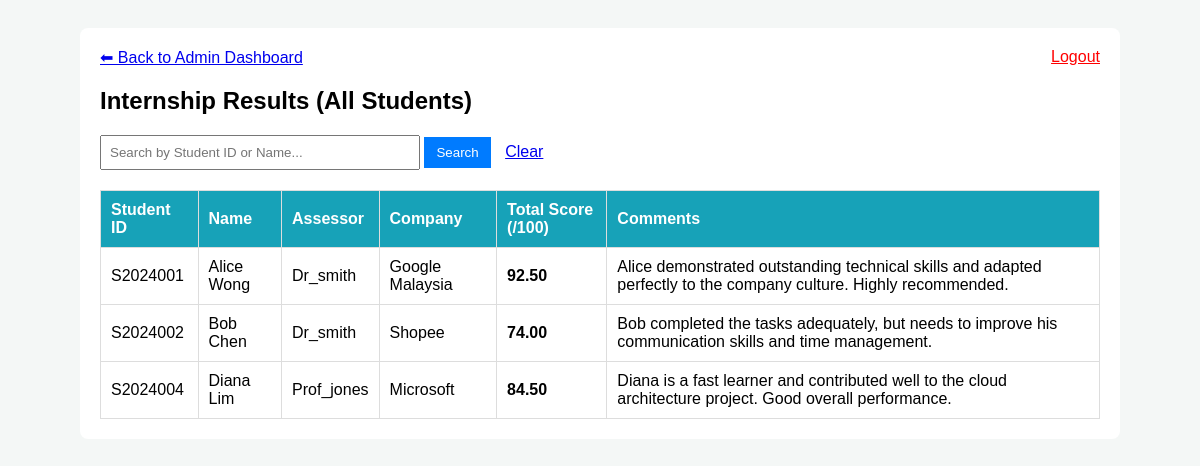
The app's page /view_results.php (signed in), older data.
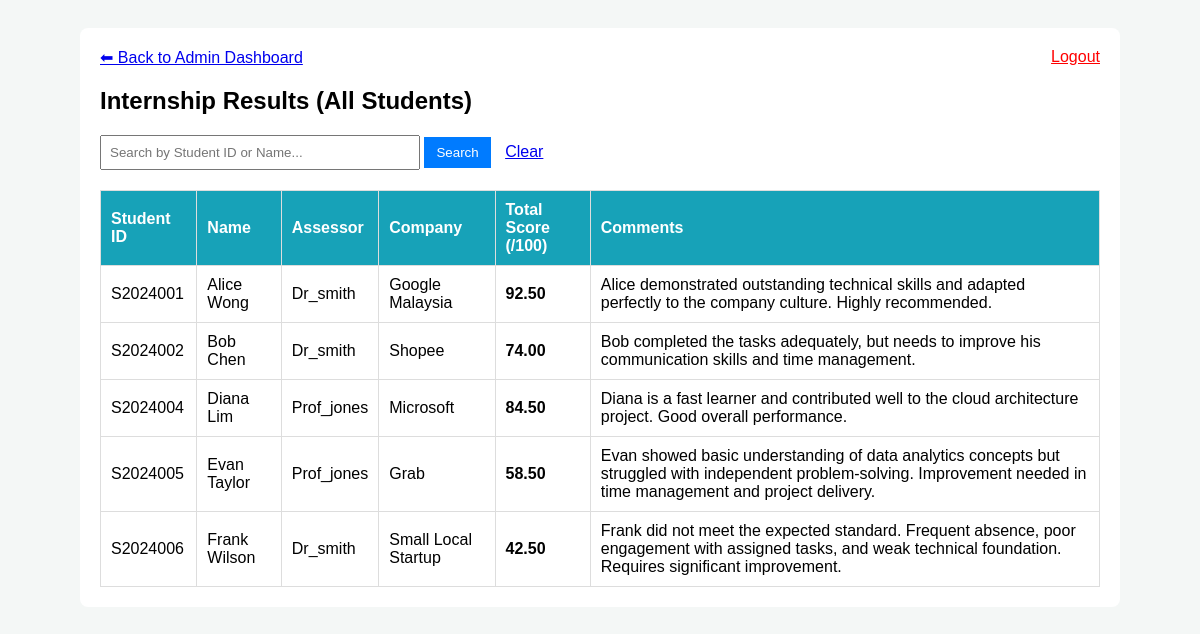
The same page, newer data.
### tables this page shows
CREATE TABLE `Assessments` (
  `assessment_id` int NOT NULL,
  `internship_id` int NOT NULL,
  `task_score` decimal(5,2) NOT NULL,
  `health_safety_score` decimal(5,2) NOT NULL,
  `connectivity_score` decimal(5,2) NOT NULL,
  `report_score` decimal(5,2) NOT NULL,
  `clarity_score` decimal(5,2) NOT NULL,
  `lifelong_score` decimal(5,2) NOT NULL,
  `project_mgmt_score` decimal(5,2) NOT NULL,
  `time_mgmt_score` decimal(5,2) NOT NULL,
  `total_score` decimal(5,2) NOT NULL,
  `qualitative_comments` text NOT NULL
);

CREATE TABLE `Students` (
  `student_id` varchar(20) NOT NULL,
  `student_name` varchar(100) NOT NULL,
  `programme` varchar(100) NOT NULL
);

CREATE TABLE `Users` (
  `user_id` int NOT NULL,
  `username` varchar(50) NOT NULL,
  `password` varchar(255) NOT NULL,
  `role` enum('Admin','Assessor') NOT NULL
);

CREATE TABLE `Internships` (
  `internship_id` int NOT NULL,
  `student_id` varchar(20) NOT NULL,
  `assessor_id` int NOT NULL,
  `company_name` varchar(150) NOT NULL,
  `other_details` text
);

### view_results.php (the view, shortened to what this page needs)
<?php
require_once 'Includes/db_connect.php';
$role = $_SESSION['role'];
$params = [];
$sql = "SELECT s.student_id, s.student_name, u.username as assessor_name, i.company_name, a.total_score, a.qualitative_comments
        FROM Assessments a
        JOIN Internships i ON a.internship_id = i.internship_id
        JOIN Students s ON i.student_id = s.student_id
        JOIN Users u ON i.assessor_id = u.user_id
        WHERE 1=1";
$stmt = $pdo->prepare($sql);
$stmt->execute($params);
$results = $stmt->fetchAll(PDO::FETCH_ASSOC);
?>
<!DOCTYPE html>
<html>
<head>
</head>
<body>
<div class="container">
    <div style="margin-bottom: 20px;">
        <?php if($role === 'Admin'): ?>
            <a href="Admin/manage_students.php">⬅ Back to Admin Dashboard</a>
        <?php else: ?>
            <a href="Assessor/evaluate_student.php">⬅ Back to Assessor Dashboard</a>
        <?php endif; ?>
        <a href="logout.php" style="color: red; float: right;">Logout</a>
    </div>
    <h2>Internship Results <?= $role === 'Assessor' ? '(Your Students)' : '(All Students)' ?></h2>
    <div class="search-box">
        <form method="GET" action="view_results.php">
            <input type="text" name="search" placeholder="Search by Student ID or Name..." value="<?= isset($_GET['search']) ? htmlspecialchars($_GET['search']) : '' ?>">
            <button type="submit">Search</button>
            <a href="view_results.php" style="margin-left:10px;">Clear</a>
        </form>
    </div>
    <table>
        <tr>
            <th>Student ID</th>
            <th>Name</th>
            <th>Assessor</th>
            <th>Company</th>
            <th>Total Score (/100)</th>
            <th>Comments</th>
        </tr>
        <?php if(count($results) > 0): ?>
            <?php foreach ($results as $row): ?>
            <tr>
                <td><?= htmlspecialchars($row['student_id']) ?></td>
                <td><?= htmlspecialchars($row['student_name']) ?></td>
                <td><?= htmlspecialchars($row['assessor_name']) ?></td>
                <td><?= htmlspecialchars($row['company_name']) ?></td>
                <td><strong><?= htmlspecialchars($row['total_score']) ?></strong></td>
                <td><?= htmlspecialchars($row['qualitative_comments']) ?></td>
            </tr>
            <?php endforeach; ?>
        <?php else: ?>
            <tr><td colspan="6" style="text-align:center;">No results found.</td></tr>
        <?php endif; ?>
    </table>
</div>
</body>
</html>

Row changes from the older to the newer data that the page shows:
added assessments: students.student_id "S2024005", students.student_name "Evan Taylor", users.username "Prof_jones", internship.company_name "Grab", total_score "58.50", qualitative_comments "Evan showed basic understanding of data analytics concepts but struggled with independent problem-solving. Improvement needed in time management and project delivery."
added assessments: students.student_id "S2024006", students.student_name "Frank Wilson", users.username "Dr_smith", internship.company_name "Small Local Startup", total_score "42.50", qualitative_comments "Frank did not meet the expected standard. Frequent absence, poor engagement with assigned tasks, and weak technical foundation. Requires significant improvement."
